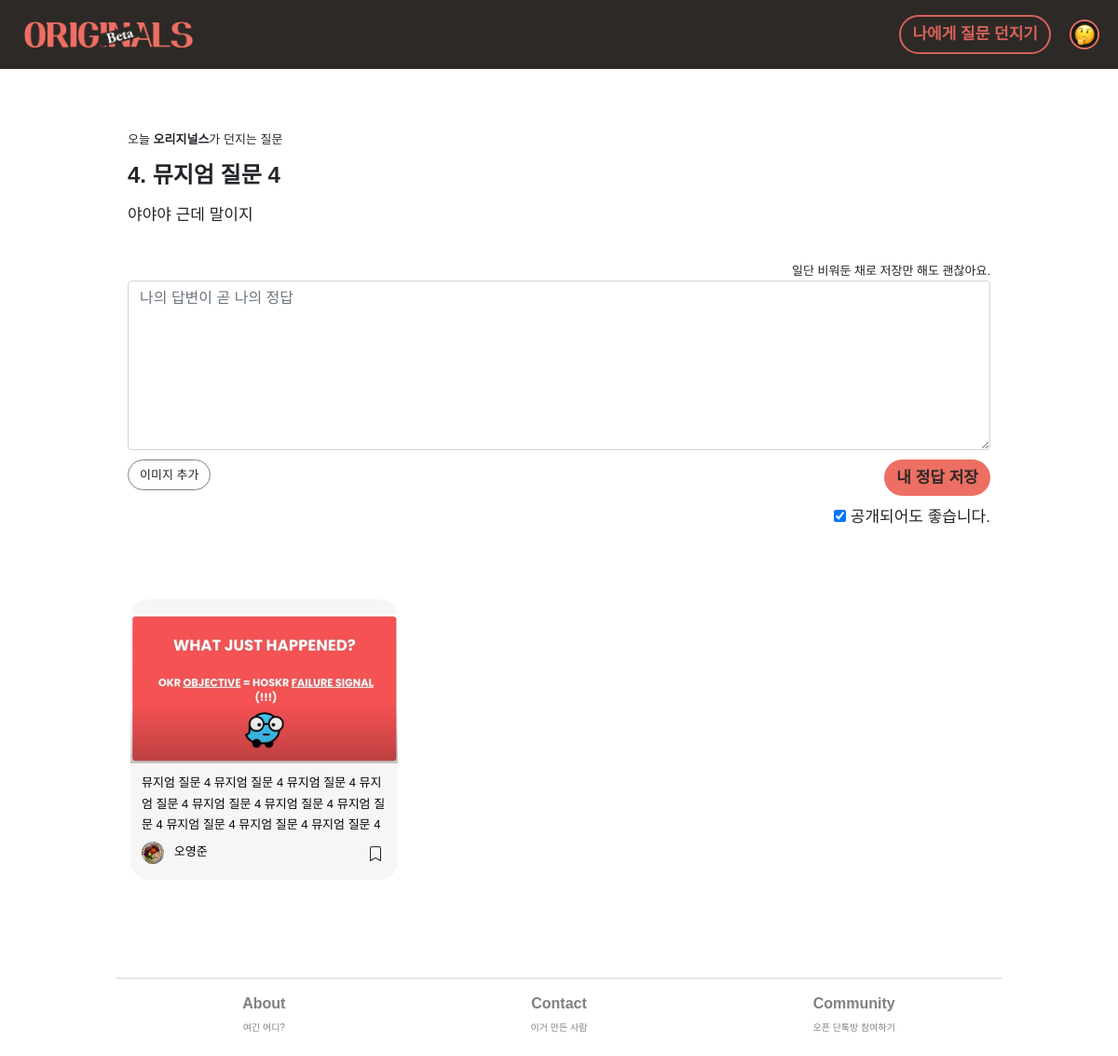
Page /question-from-originals (signed in) on the committed database.
### member/models.py (models this page shows, shortened)
class UserInfo(models.Model):
    objects = models.Manager()
    this_user = models.OneToOneField(User, on_delete=models.CASCADE, related_name = 'userinfo', null=True, default=None) ## UserInfo가 생성될 때마다 user에게 link된다.
    real_name = models.CharField(max_length=20, blank=True, default="내 이름")
    profile_image = models.ImageField(null=True, upload_to="profile_images", default="default_psa.jpg")
    self_intro = models.CharField(max_length=140, blank=True, default="나에 대한 간단한 소개")
    slug = models.SlugField(max_length=100, allow_unicode=True, null=False, blank=False)
    persona_type = models.CharField(max_length=50, null=False)
    is_editor = models.BooleanField(default=False)
    saved_answers = models.ForeignKey(AnswersForFromUs, on_delete=models.CASCADE, related_name = 'userinfo', null=True, default=None)

### main/models.py (models this page shows, shortened)
class QuestionsFromUs(models.Model):
    objects = models.Manager()
    question_no = models.IntegerField(null=True)
    title = models.CharField(max_length = 100, blank=False)
    body = models.TextField(blank=True)
    image = models.ImageField(null=True, blank=True, upload_to="question_img")
    is_nudge = models.BooleanField(default=False)
    created_at = models.DateField(auto_now_add=True)

class AnswersForFromUs(models.Model):
    objects = models.Manager()
    type = models.CharField(max_length=10, default='us', blank=True)
    question_id = models.ForeignKey(QuestionsFromUs, on_delete=models.CASCADE, related_name='answerforfromus', null=False, default=None)
    author_id = models.ForeignKey(User, on_delete=models.CASCADE, related_name='answerforfromus', null=False)
    body = models.CharField(max_length=10000, blank=True) # 답변을 하지 않고 저장하는 경우--null=True 필요없나?
    image = models.ImageField(null=True, blank=True, upload_to='answer_img')
    created_at = models.DateField(auto_now_add=False)
    updated_at = models.DateField(auto_now_add=True)
    created_at_time = models.DateTimeField(auto_now_add=True, null=True, blank=True)
    is_shared = models.BooleanField(default=True)
    on_magazine = models.BooleanField(default=False)

### main/views.py (the view, shortened to what this page needs)
# urls.py: path('question-from-originals', views.create_ans_us_short, name='question-from-originals'),
def create_ans_us_short(request):
    navbar_context = navbar(request)
    if request.user.is_authenticated == False:
        today_ques = QuestionsFromUs.objects.get(question_no=1)
        is_member = 'False'
        mode = 'create'
        pre_context = {
            'today_ques' : today_ques,
            'is_member' : is_member,
            'mode' : mode,
        }
        context = {**navbar_context, **pre_context}
        return render(request, 'main/C_ans_us.html', context)
    elif request.user.is_authenticated:
        this_user = request.user
        is_member = "True"
        mode = 'create'
        us_saved_by_user = SavedAnswers.objects.filter(bookmarker=this_user, ans_type='us').values_list('ans_us_ref', flat=True)
        list__us_saved_by_user = list(us_saved_by_user)
        self_saved_by_user = SavedAnswers.objects.filter(bookmarker=this_user, ans_type='us').values_list('ans_self_ref', flat=True)
        list__self_saved_by_user = list(self_saved_by_user)
        form = AnswersForFromUsForm(request.POST)
        if not AnswersForFromUs.objects.filter(author_id=request.user):
            today_ques = QuestionsFromUs.objects.get(question_no=1)
            today_ques_id = today_ques.id
            all_ans_for_this_ques = AnswersForFromUs.objects.filter(question_id=today_ques_id, is_shared=True).order_by('-created_at_time')
            if request.method == 'POST':
                form = AnswersForFromUsForm(request.POST, request.FILES)
                if form.is_valid():
                    instance = form.save(commit=False)
                    if form.cleaned_data.get('image'):
                        pass
                    else:
                        random_image = RandomImages.objects.get(id=randImg())
                        instance.image = random_image.image
                    instance.author_id = request.user
                    instance.question_id = today_ques
                    instance.created_at = str(today)
                    instance.save()
                    return redirect('/')
        else:
            answers_created = AnswersForFromUs.objects.filter(author_id=request.user).values('question_id') # QuerySet
            all_ques_ids = list(answers_created) # 딕셔너리가 들어있는 리스트 ----> 이것만 해도 충분하지 않음? instead of 아랫줄
            list__ques_ids = []
            for i in range(0, len(all_ques_ids)):
                list__ques_ids.append(*all_ques_ids[i].values()) # 여기 * operator는 python3 dictionary에 적용된 view?를 없애주는 것.
            latest_ques_id = max(list__ques_ids)
            latest_created_at = AnswersForFromUs.objects.filter(author_id=request.user, question_id=latest_ques_id).values('created_at')
            all_created_ats = list(latest_created_at)
            list__created_ats = []
            list__created_ats_in_format = []
            for j in range(0, len(all_created_ats)):
                list__created_ats.append(*all_created_ats[j].values()) # 각 원소는 datetime.date(2020,07,21)의 포맷
                list__created_ats_in_format.append(list__created_ats[j].strftime('%Y-%m-%d')) # datetime.date(2020,07,21) -> 2020-07-21로 변환
            latest_created_at = max(list__created_ats)
            if latest_created_at < today:
                latest_ques = QuestionsFromUs.objects.get(id=latest_ques_id)
                today_ques_no = getattr(latest_ques, 'question_no')+1
                today_ques = QuestionsFromUs.objects.get(question_no=today_ques_no)
                next_ques = QuestionsFromUs.objects.get(question_no = today_ques_no+1)
                all_ans_for_this_ques = AnswersForFromUs.objects.filter(question_id=today_ques.id, is_shared=True).order_by('-created_at_time')
        pre_context = {
            'form' : form,
            'today_ques' : today_ques,
            'this_user' : this_user,
            'all_ans_for_this_ques' : all_ans_for_this_ques,
            'is_member' : is_member,
            'list__us_saved_by_user' : list__us_saved_by_user,
            'list__self_saved_by_user' : list__self_saved_by_user,
            'mode' : mode
        }
        context = {**pre_context, **navbar_context}
        return render(request, 'main/C_ans_us.html', context)

### main/templates/main/C_ans_us.html (shortened to what this page needs)
{% extends 'main/base.html' %}
{% load crispy_forms_tags %}
{% block content %}
<div class="row-h-80"></div>
<div class="row">
    <div class="col left">
        <div class="text-s">오늘 <span class="bolder">오리지널스</span>가 던지는 질문</div>
    </div>
</div>
{% if mode == 'create' %}
<div class="row">
    <div class="col left">
        <div class='text-l'>{{today_ques.question_no}}. {{today_ques.title}}</div>
    </div>
</div>
<div class="row">
    <div class="col">
        <div class="text-m textbunch">{{today_ques.body|linebreaks}}</div>
    </div>
</div>
{% endif %}
<div class="row">
    <div class="col">
        {% if is_member == 'False' %}
        <form method='post' class='form-group' id="form_is_member_false">
            <div class="row row-topless">
                <div class="col">
                    <textarea class='form-control' id="non-member-ans" placeholder="답변 먼저 작성하고 가입할 수 있어요!" rows='5'></textarea>
                </div>
            </div>
            <div class="row">
                <div class="col-6 left">
                    <input type="checkbox" name="share_checkbox" id="non-member-share" checked>
                    <label for="share_checkbox">공개되어도 좋습니다.</label>
                </div>
                <div class="col-6 right">
                    <button type="button" onclick="nonMemberAnswered()" class='btn btn-primary' id="non-member-submit">저장해두고 가입하기</button>
                </div>
            </div>
        </form>
        {% else %}
        {% if next_ques_ready == 'False' %}
        <div class="row">
            <div class="col">
                <div class="my-ans-box">{{my_ans_for_this_ques.body|linebreaks}}</div>
            </div>
        </div>
        <div class="row">
            <div class="col-8 left text-s warning">{{message}}</div>
            <div class="col-4 right">
                <button class="btn btn-primary" onclick="location.href='originals-answer/edit/{{my_ans_for_this_ques.id}}'">수정하기</button>
            </div>
        </div>
        <div class="row-h-20"></div>
        <div class="row">
            <div class="col text-s">
                <div class="card card-header">내일의 질문</div>
                <div class="card card-body bolder">{{next_ques.title}}</div>
            </div>
        </div>
        {% else %}
        <form method="POST" class="form-group" enctype='multipart/form-data'> {% csrf_token %}
            <div class="row">
                    <div class="col right text-s">일단 비워둔 채로 저장만 해도 괜찮아요.</div>
            </div>
            <div class="row row-topless">
                <div class="col text-m">
                    {{form.body|as_crispy_field}}
                </div>
            </div>
            <div class="row">
                <div class="col-6 left">
                    <button type='button' onclick="ShowImageField()" class="btn btn-menial" id='show_img_field'>이미지 추가</button>
                </div>
                <div class="col-6 right">
                    <button class='btn btn-primary' type="submit" name='save'>내 정답 저장</button>
                </div>
            </div>
            <div class="row">
                <div class="col right text-m">
                    {{form.is_shared}} 공개되어도 좋습니다.
                </div>
            </div>
        </form>
        {% endif %}
    {% endif %}
    </div>
</div>
<div class="row-h-40 pc-only"></div>
<div class="row fade-in">
    {% for a in all_ans_for_this_ques %}
    <div class="col-12 col-md-4">
        <div class="row align-middle">
            <div class="col card card-body grid-card">
                <a href="/originals-answer/{{a.id}}" id="click-id-{{a.id}}" onclick="TrackClicks(id)">
                    <div class="row list-img-container-row">
                        <div class="col list-img-container-col">
                            <img class="question-img-list" src='{{a.image.url}}'/>
                        </div>
                    </div>
                    <div class="row">
                        <div class="col">
                            <div class="text-s textbunch truncate">{{a.body}}</div>
                        </div>
                    </div>
                </a>
                <div class="row">
                    <div class="col-10 my-auto text-s left">
                        <a href='/profile/{{a.author_id.username}}'><img class='profile-img-list' src='{{a.author_id.userinfo.profile_image.url}}'/>&nbsp;&nbsp;&nbsp;{{a.author_id.userinfo.real_name}}</a>
                    </div>
                    <div class="col-2 my-auto text-center">
                        {% if a in list__us_saved_by_user %}
                        <div class='bookmark-us' id='us-ans-id-{{a.id}}' onclick="BookmarkUs(id)">
                            <svg class="bookmark-icon bi bi-bookmark-fill"  xmlns="http://www.w3.org/2000/svg" width="16" height="16" fill="currentColor" viewBox="0 0 16 16">
                                <path d="M2 2v13.5a.5.5 0 0 0 .74.439L8 13.069l5.26 2.87A.5.5 0 0 0 14 15.5V2a2 2 0 0 0-2-2H4a2 2 0 0 0-2 2z"/>
                            </svg>
                        </div>
                        {% else %}
                        <div class='bookmark-us' id='us-ans-id-{{a.id}}' onclick="BookmarkUs(id)">
                        </div>
                        {% endif %}
                    </div>
                </div>
            </div>
        </div>
    </div>
    {% endfor%}
</div>
{% endblock %}

### main/templates/main/base.html (shortened to what this page needs)
{% load static %}
{% static 'images' as baseUrl%}
<!DOCTYPE html>
<html lang="en">
<head>
    <link rel="stylesheet" href="{% static 'base.css' %}">
    <link rel="stylesheet" type="text/css" href="https://cdn.jsdelivr.net/gh/moonspam/NanumSquare@1.0/nanumsquare.css">
    <link href="https://cdn.jsdelivr.net/npm/bootstrap@5.1.0/dist/css/bootstrap.min.css" rel="stylesheet">
    {% load bootstrap4 %}
</head>
<body>
    <nav class="navbar navbar-default navbar-expand nav-bar fixed-top">
        <div class='navbar-brand nav-link' onclick="location.href='/'">
            <img class="ci" src="{% static 'museum/images/ci_beta.png' %}" alt='ci'>
        </div>
        <div class="navbar-text collapse navbar-collapse justify-content-end">
            <ul class="navbar-nav">
                {% if from_profile_page == 'True' %}
                <li class='navbar-item'><button class='btn btn-secondary text-s' id='self-ques-btn' type='button' onclick="location.href='https://www.originals.world/question-from-myself'">나에게 질문 던지기</button></li>
                {% else %}
                <li class='navbar-item'><button class='btn btn-secondary text-s' id='self-ques-btn' type='button' onclick="location.href='https://www.originals.world/question-from-myself'">나에게 질문 던지기</button></li>
                {% endif %}
                {% if navbar_authenticated == 'True' %}
                <li class='navbar-item my-auto'><img class="profile-img-navbar" onclick="location.href='/profile/{{navbar_this_user}}'" src="{{navbar_this_userinfo.profile_image.url}}"></li>
                {% elif navbar_authenticated == 'False' %}
                <li class="navbar-item my-auto"><span onclick="location.href='/login'" class="nav-link text-s">로그인</span></li>
                {% endif %}
            </ul>
        </div>
    </nav>
    <div class="row-h-40 pc-only"></div>
    <div class="container">
        <div class="row justify-content-center">
            <div class="col-md-1"></div>
            <div class="col-xs-11 col-md-10">
                {% block content %}
                {% endblock %}
            </div>
            <div class="col-md-1">
            </div>
        </div>
    </div>
    <div class="row-h-80"></div>
    <footer>
        <div class="container">
            <div class="row justify-content-center">
                <div class="col-xs-11 col-md-10 center footer-section">
                    <div class="row justify-content-center">
                        <div class="col-4">
                            <a href="/about" style="color: grey !important">About</a><br>
                            <span class="text-xs">여긴 어디?</span>
                        </div>
                        <div class="col-4">
                            <a href="https://open.kakao.com/o/sZ2RLNAd" style="color: grey !important">Contact</a><br>
                            <span class="text-xs">이거 만든 사람</span>
                        </div>
                        <div class="col-4">
                            <a href="https://open.kakao.com/o/grDFiMEd" style="color: grey !important">Community</a><br>
                            <span class="text-xs">오픈 단톡방 참여하기</span>
                        </div>
                    </div>
                </div>
            </div>
        </div>
        <div class="row-h-20"></div>
    </footer>
</body>
</html>

### rows in the picture
UserInfo: profile_image (placeholder picture)
QuestionsFromUs: question_no "4", title "뮤지엄 질문 4", body "야야야 근데 말이지"
AnswersForFromUs: image (picture), body "뮤지엄 질문 4 뮤지엄 질문 4 뮤지엄 질문 4 뮤지엄 질문 4 뮤지엄 질문 4 뮤지엄 질문 4 뮤지엄 질문 4 뮤지엄 질문 4 뮤지엄 질문 4 뮤지엄 질문 4…", author_id.userinfo.profile_image (picture), author_id.userinfo.real_name "오영준"
